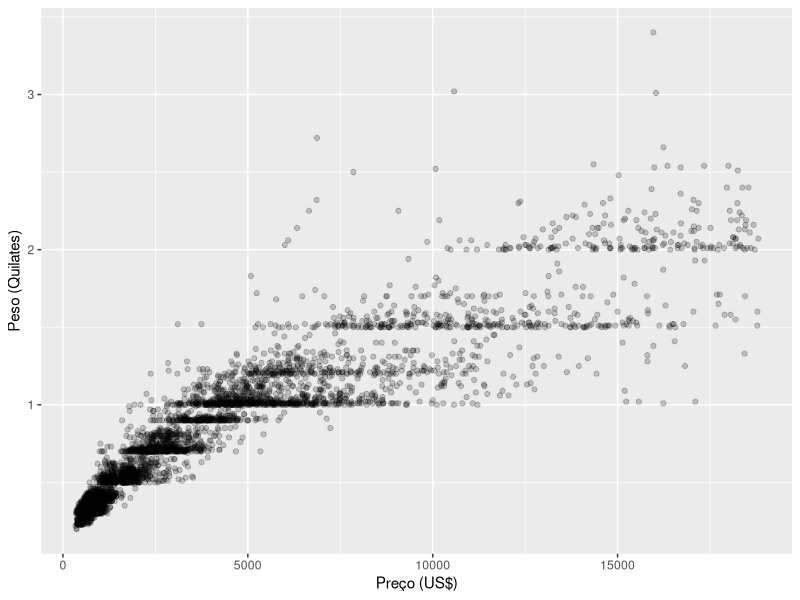
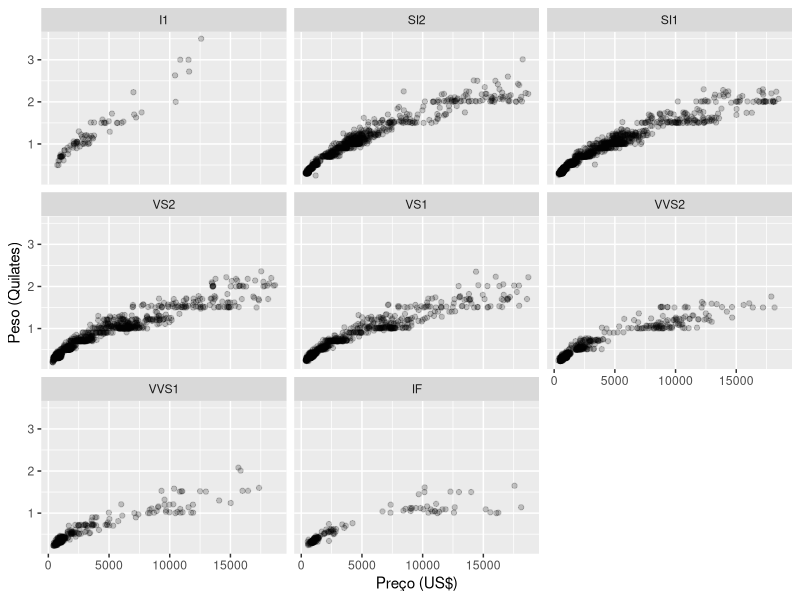
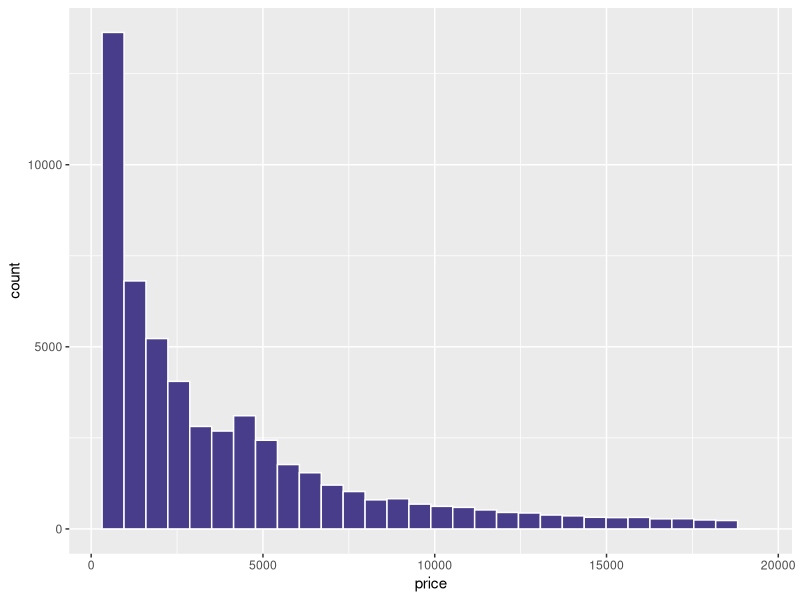
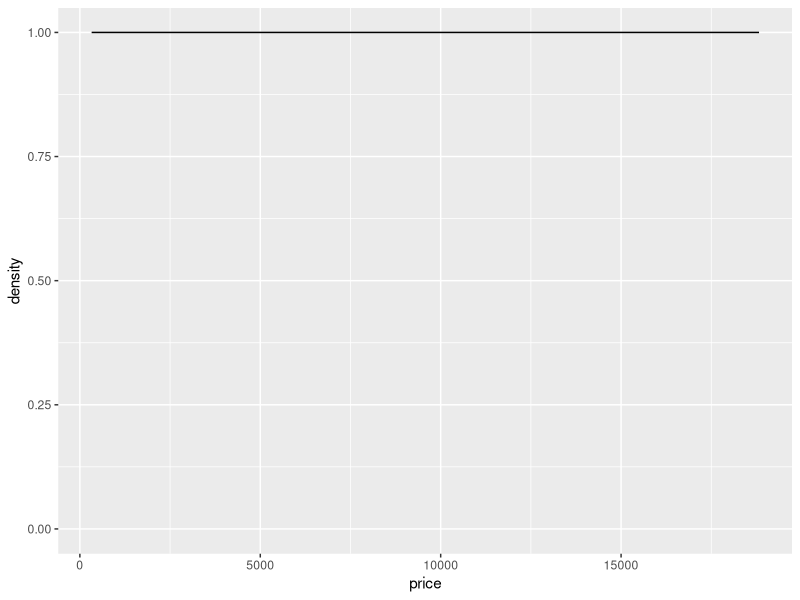
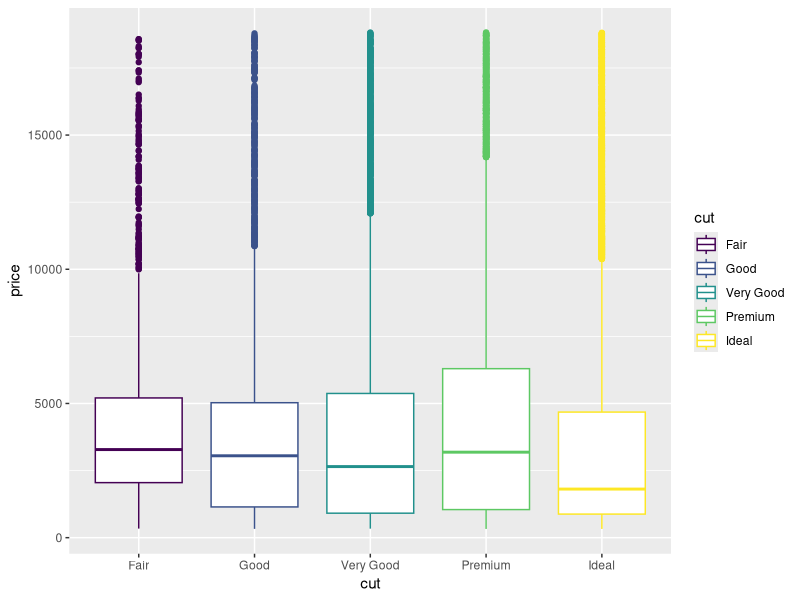
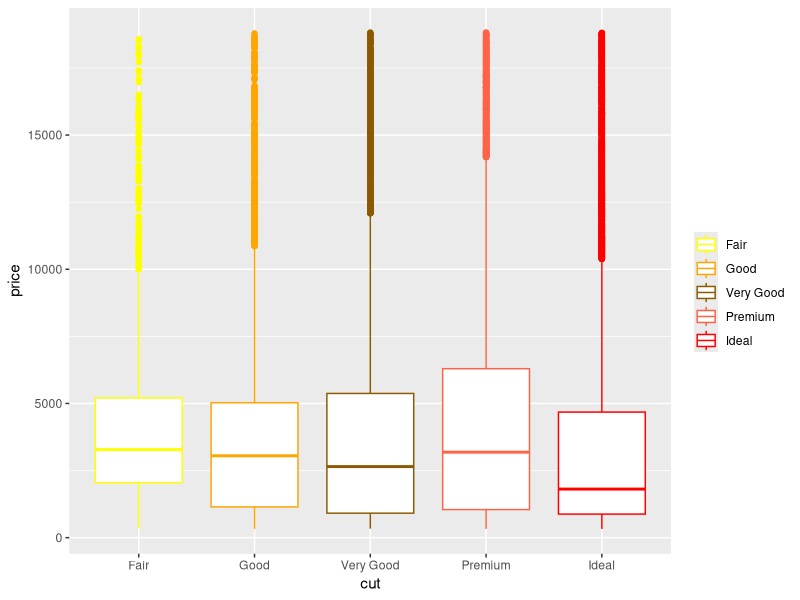
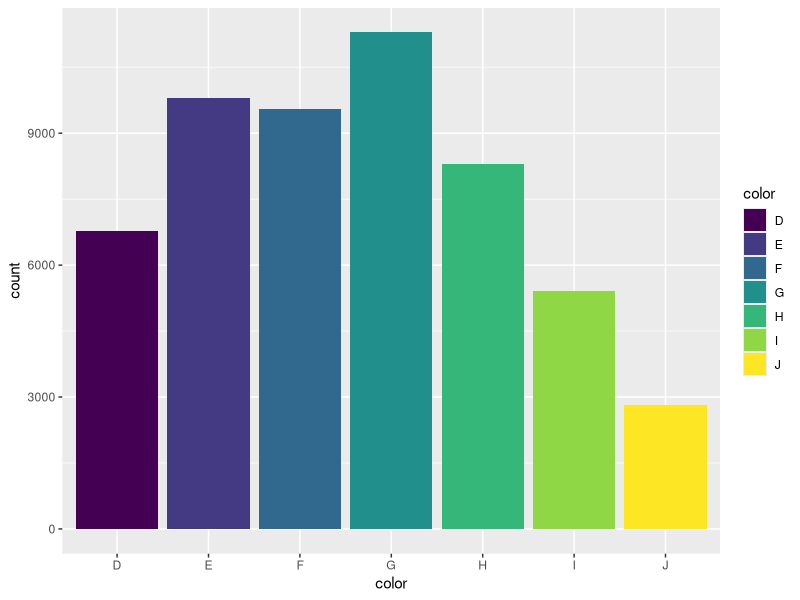
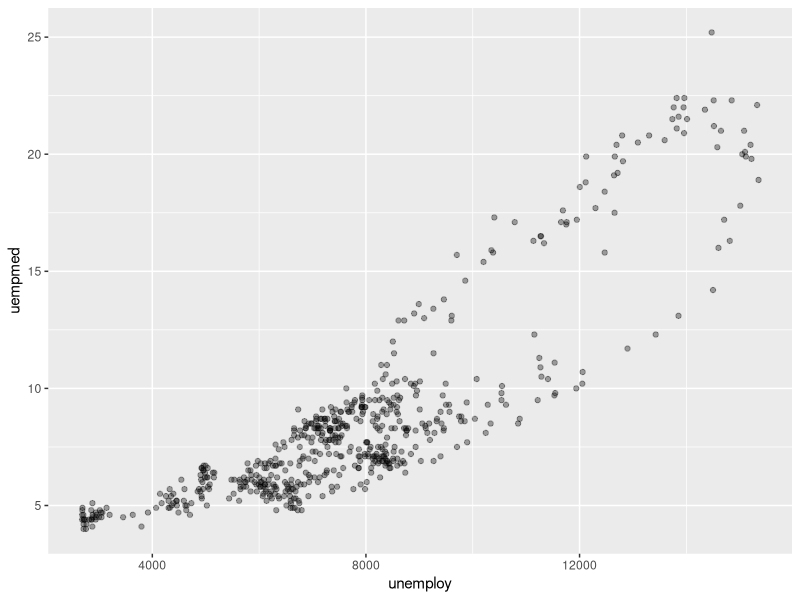

Reproduce these figures in R, in order.
## ---- chunk 1
library(ggplot2)
library(dplyr)
library(tidyr)
## ---- chunk 2
#1 
#aes: x, y, alpha, colour, fill, shape, size and stroke
#aes obrigatórios: x e y

#2
sample_n(diamonds, 5000) %>% 
  ggplot() +
  geom_point(alpha = 0.2, aes(x = price, y = carat)) +
  labs(x = "Preço (US$)", y = "Peso (Quilates)")
  
#3
sample_n(diamonds, 5000) %>% 
  ggplot() +
  geom_point(alpha = 0.2, aes(x = price, y = carat)) +
  facet_wrap(~clarity) +
  labs(x = "Preço (US$)", y = "Peso (Quilates)")
## ---- chunk 3
#4
#aes: x, alpha, colour, fill, linetype and size
#aes obrigatórios: x

#5
diamonds %>% 
  ggplot(aes(x = price)) +
  geom_histogram(colour = "white", fill = "darkslateblue")

#6
diamonds %>% 
  ggplot(aes(price, fill = price)) +
    geom_density(position = "fill")
## ---- chunk 4
#7
#aes: lower, middle, upper, x, ymax, ymin, alpha, colour, fill, linetype, shape, size and weight
#aes obrigatórios: lower, middle, upper, x, ymax and ymin

#8
diamonds %>% 
  ggplot(aes(cut, price)) +
  geom_boxplot(aes(colour = cut))

#9
diamonds %>% 
  ggplot(aes(cut, price)) +
  geom_boxplot(aes(colour = cut)) +
  labs(colour = "") +
  scale_colour_manual(values = c("yellow", "orange", "orange4", "tomato", "red"))
## ---- chunk 5
#10
#aes: x, alpha, colour, fill, linetype, size
#aes obrigatórios: x

#11
diamonds %>% 
  ggplot(aes(x = color, fill = color)) +
  geom_bar()
## ---- chunk 6
#12
economics %>% 
  ggplot(aes(x = unemploy, y = uempmed)) +
  geom_point(alpha = 0.35)

#13
library(lubridate)
economics %>% 
  mutate(date_ano = year(date)) %>% 
  ggplot(aes(x = unemploy, y = uempmed, colour = date_ano)) +
  geom_point(alpha = 0.50) +
  labs(colour = "Ano")

#14
economics %>% 
  ggplot(aes(y = unemploy, x = date)) +
  geom_line(size = 0.5)

#15
economics %>% 
  mutate(date_ano = year(date)) %>% 
  group_by(date_ano) %>% 
  summarise(unemploy_med = mean(unemploy, na.rm = T)) %>% 
  ggplot(aes(y = unemploy_med, x = date_ano)) +
  geom_line(size = 0.5) +
  labs(x = "Data (ano)", y = "Desempregados (média anual)")
